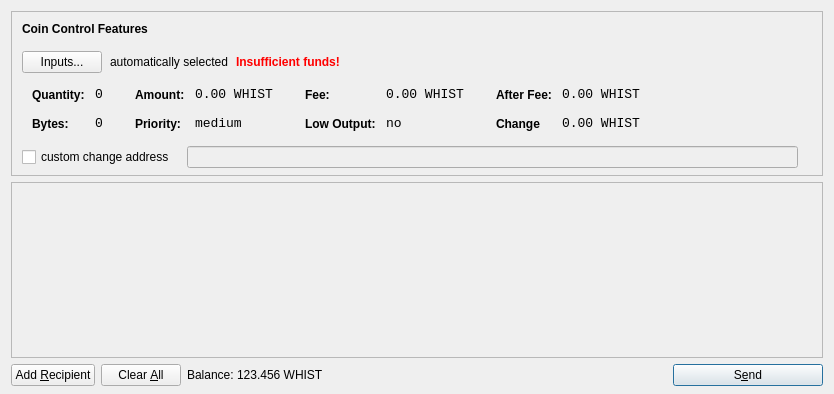
<?xml version="1.0" encoding="UTF-8"?>
<ui version="4.0">
 <class>SendCoinsDialog</class>
 <widget class="QDialog" name="SendCoinsDialog">
  <property name="geometry">
   <rect>
    <x>0</x>
    <y>0</y>
    <width>831</width>
    <height>394</height>
   </rect>
  </property>
  <property name="windowTitle">
   <string>Send Coins</string>
  </property>
  <layout class="QVBoxLayout" name="verticalLayout" stretch="0,1,0">
   <property name="bottomMargin">
    <number>8</number>
   </property>
   <item>
    <widget class="QFrame" name="frameCoinControl">
     <property name="sizePolicy">
      <sizepolicy hsizetype="Expanding" vsizetype="Expanding">
       <horstretch>0</horstretch>
       <verstretch>0</verstretch>
      </sizepolicy>
     </property>
     <property name="maximumSize">
      <size>
       <width>16777215</width>
       <height>16777215</height>
      </size>
     </property>
     <property name="frameShape">
      <enum>QFrame::StyledPanel</enum>
     </property>
     <property name="frameShadow">
      <enum>QFrame::Sunken</enum>
     </property>
     <layout class="QVBoxLayout" name="verticalLayoutCoinControl2">
      <property name="spacing">
       <number>6</number>
      </property>
      <property name="leftMargin">
       <number>0</number>
      </property>
      <property name="topMargin">
       <number>0</number>
      </property>
      <property name="rightMargin">
       <number>0</number>
      </property>
      <property name="bottomMargin">
       <number>6</number>
      </property>
      <item>
       <layout class="QVBoxLayout" name="verticalLayoutCoinControl" stretch="0,0,0,0,1">
        <property name="spacing">
         <number>0</number>
        </property>
        <property name="leftMargin">
         <number>10</number>
        </property>
        <property name="topMargin">
         <number>10</number>
        </property>
        <item>
         <layout class="QHBoxLayout" name="horizontalLayoutCoinControl1">
          <property name="bottomMargin">
           <number>15</number>
          </property>
          <item>
           <widget class="QLabel" name="labelCoinControlFeatures">
            <property name="sizePolicy">
             <sizepolicy hsizetype="Preferred" vsizetype="Maximum">
              <horstretch>0</horstretch>
              <verstretch>0</verstretch>
             </sizepolicy>
            </property>
            <property name="font">
             <font>
              <weight>75</weight>
              <bold>true</bold>
             </font>
            </property>
            <property name="styleSheet">
             <string notr="true">font-weight:bold;</string>
            </property>
            <property name="text">
             <string>Coin Control Features</string>
            </property>
           </widget>
          </item>
         </layout>
        </item>
        <item>
         <layout class="QHBoxLayout" name="horizontalLayoutCoinControl2" stretch="0,0,0,0">
          <property name="spacing">
           <number>8</number>
          </property>
          <property name="bottomMargin">
           <number>10</number>
          </property>
          <item>
           <widget class="QPushButton" name="pushButtonCoinControl">
            <property name="styleSheet">
             <string notr="true"/>
            </property>
            <property name="text">
             <string>Inputs...</string>
            </property>
           </widget>
          </item>
          <item>
           <widget class="QLabel" name="labelCoinControlAutomaticallySelected">
            <property name="text">
             <string>automatically selected</string>
            </property>
            <property name="margin">
             <number>5</number>
            </property>
           </widget>
          </item>
          <item>
           <widget class="QLabel" name="labelCoinControlInsuffFunds">
            <property name="font">
             <font>
              <weight>75</weight>
              <bold>true</bold>
             </font>
            </property>
            <property name="styleSheet">
             <string notr="true">color:red;font-weight:bold;</string>
            </property>
            <property name="text">
             <string>Insufficient funds!</string>
            </property>
            <property name="margin">
             <number>5</number>
            </property>
           </widget>
          </item>
          <item>
           <spacer name="horizontalSpacerCoinControl">
            <property name="orientation">
             <enum>Qt::Horizontal</enum>
            </property>
            <property name="sizeHint" stdset="0">
             <size>
              <width>40</width>
              <height>1</height>
             </size>
            </property>
           </spacer>
          </item>
         </layout>
        </item>
        <item>
         <widget class="QWidget" name="widgetCoinControl" native="true">
          <property name="sizePolicy">
           <sizepolicy hsizetype="Preferred" vsizetype="Preferred">
            <horstretch>0</horstretch>
            <verstretch>0</verstretch>
           </sizepolicy>
          </property>
          <property name="minimumSize">
           <size>
            <width>0</width>
            <height>0</height>
           </size>
          </property>
          <property name="styleSheet">
           <string notr="true"/>
          </property>
          <layout class="QHBoxLayout" name="horizontalLayoutCoinControl5">
           <property name="margin">
            <number>0</number>
           </property>
           <item>
            <layout class="QHBoxLayout" name="horizontalLayoutCoinControl3" stretch="0,0,0,1">
             <property name="spacing">
              <number>20</number>
             </property>
             <property name="topMargin">
              <number>0</number>
             </property>
             <property name="bottomMargin">
              <number>10</number>
             </property>
             <item>
              <layout class="QFormLayout" name="formLayoutCoinControl1">
               <property name="horizontalSpacing">
                <number>10</number>
               </property>
               <property name="verticalSpacing">
                <number>14</number>
               </property>
               <property name="leftMargin">
                <number>10</number>
               </property>
               <property name="topMargin">
                <number>4</number>
               </property>
               <property name="rightMargin">
                <number>6</number>
               </property>
               <item row="0" column="0">
                <widget class="QLabel" name="labelCoinControlQuantityText">
                 <property name="styleSheet">
                  <string notr="true">font-weight:bold;</string>
                 </property>
                 <property name="text">
                  <string>Quantity:</string>
                 </property>
                 <property name="margin">
                  <number>0</number>
                 </property>
                </widget>
               </item>
               <item row="0" column="1">
                <widget class="QLabel" name="labelCoinControlQuantity">
                 <property name="font">
                  <font>
                   <family>Monospace</family>
                   <pointsize>10</pointsize>
                  </font>
                 </property>
                 <property name="cursor">
                  <cursorShape>IBeamCursor</cursorShape>
                 </property>
                 <property name="contextMenuPolicy">
                  <enum>Qt::ActionsContextMenu</enum>
                 </property>
                 <property name="text">
                  <string>0</string>
                 </property>
                 <property name="margin">
                  <number>0</number>
                 </property>
                 <property name="textInteractionFlags">
                  <set>Qt::LinksAccessibleByMouse|Qt::TextSelectableByKeyboard|Qt::TextSelectableByMouse</set>
                 </property>
                </widget>
               </item>
               <item row="1" column="0">
                <widget class="QLabel" name="labelCoinControlBytesText">
                 <property name="styleSheet">
                  <string notr="true">font-weight:bold;</string>
                 </property>
                 <property name="text">
                  <string>Bytes:</string>
                 </property>
                </widget>
               </item>
               <item row="1" column="1">
                <widget class="QLabel" name="labelCoinControlBytes">
                 <property name="font">
                  <font>
                   <family>Monospace</family>
                   <pointsize>10</pointsize>
                  </font>
                 </property>
                 <property name="cursor">
                  <cursorShape>IBeamCursor</cursorShape>
                 </property>
                 <property name="contextMenuPolicy">
                  <enum>Qt::ActionsContextMenu</enum>
                 </property>
                 <property name="text">
                  <string>0</string>
                 </property>
                 <property name="textInteractionFlags">
                  <set>Qt::LinksAccessibleByMouse|Qt::TextSelectableByKeyboard|Qt::TextSelectableByMouse</set>
                 </property>
                </widget>
               </item>
              </layout>
             </item>
             <item>
              <layout class="QFormLayout" name="formLayoutCoinControl2">
               <property name="horizontalSpacing">
                <number>10</number>
               </property>
               <property name="verticalSpacing">
                <number>14</number>
               </property>
               <property name="leftMargin">
                <number>6</number>
               </property>
               <property name="topMargin">
                <number>4</number>
               </property>
               <property name="rightMargin">
                <number>6</number>
               </property>
               <item row="0" column="0">
                <widget class="QLabel" name="labelCoinControlAmountText">
                 <property name="styleSheet">
                  <string notr="true">font-weight:bold;</string>
                 </property>
                 <property name="text">
                  <string>Amount:</string>
                 </property>
                 <property name="margin">
                  <number>0</number>
                 </property>
                </widget>
               </item>
               <item row="0" column="1">
                <widget class="QLabel" name="labelCoinControlAmount">
                 <property name="font">
                  <font>
                   <family>Monospace</family>
                   <pointsize>10</pointsize>
                  </font>
                 </property>
                 <property name="cursor">
                  <cursorShape>IBeamCursor</cursorShape>
                 </property>
                 <property name="contextMenuPolicy">
                  <enum>Qt::ActionsContextMenu</enum>
                 </property>
                 <property name="text">
                  <string>0.00 WHIST</string>
                 </property>
                 <property name="textInteractionFlags">
                  <set>Qt::LinksAccessibleByMouse|Qt::TextSelectableByKeyboard|Qt::TextSelectableByMouse</set>
                 </property>
                </widget>
               </item>
               <item row="1" column="0">
                <widget class="QLabel" name="labelCoinControlPriorityText">
                 <property name="styleSheet">
                  <string notr="true">font-weight:bold;</string>
                 </property>
                 <property name="text">
                  <string>Priority:</string>
                 </property>
                </widget>
               </item>
               <item row="1" column="1">
                <widget class="QLabel" name="labelCoinControlPriority">
                 <property name="font">
                  <font>
                   <family>Monospace</family>
                   <pointsize>10</pointsize>
                  </font>
                 </property>
                 <property name="cursor">
                  <cursorShape>IBeamCursor</cursorShape>
                 </property>
                 <property name="contextMenuPolicy">
                  <enum>Qt::ActionsContextMenu</enum>
                 </property>
                 <property name="text">
                  <string>medium</string>
                 </property>
                 <property name="textInteractionFlags">
                  <set>Qt::LinksAccessibleByMouse|Qt::TextSelectableByKeyboard|Qt::TextSelectableByMouse</set>
                 </property>
                </widget>
               </item>
              </layout>
             </item>
             <item>
              <layout class="QFormLayout" name="formLayoutCoinControl3">
               <property name="horizontalSpacing">
                <number>10</number>
               </property>
               <property name="verticalSpacing">
                <number>14</number>
               </property>
               <property name="leftMargin">
                <number>6</number>
               </property>
               <property name="topMargin">
                <number>4</number>
               </property>
               <property name="rightMargin">
                <number>6</number>
               </property>
               <item row="0" column="0">
                <widget class="QLabel" name="labelCoinControlFeeText">
                 <property name="styleSheet">
                  <string notr="true">font-weight:bold;</string>
                 </property>
                 <property name="text">
                  <string>Fee:</string>
                 </property>
                 <property name="margin">
                  <number>0</number>
                 </property>
                </widget>
               </item>
               <item row="0" column="1">
                <widget class="QLabel" name="labelCoinControlFee">
                 <property name="font">
                  <font>
                   <family>Monospace</family>
                   <pointsize>10</pointsize>
                  </font>
                 </property>
                 <property name="cursor">
                  <cursorShape>IBeamCursor</cursorShape>
                 </property>
                 <property name="contextMenuPolicy">
                  <enum>Qt::ActionsContextMenu</enum>
                 </property>
                 <property name="text">
                  <string>0.00 WHIST</string>
                 </property>
                 <property name="textInteractionFlags">
                  <set>Qt::LinksAccessibleByMouse|Qt::TextSelectableByKeyboard|Qt::TextSelectableByMouse</set>
                 </property>
                </widget>
               </item>
               <item row="1" column="0">
                <widget class="QLabel" name="labelCoinControlLowOutputText">
                 <property name="styleSheet">
                  <string notr="true">font-weight:bold;</string>
                 </property>
                 <property name="text">
                  <string>Low Output:</string>
                 </property>
                </widget>
               </item>
               <item row="1" column="1">
                <widget class="QLabel" name="labelCoinControlLowOutput">
                 <property name="font">
                  <font>
                   <family>Monospace</family>
                   <pointsize>10</pointsize>
                  </font>
                 </property>
                 <property name="cursor">
                  <cursorShape>IBeamCursor</cursorShape>
                 </property>
                 <property name="contextMenuPolicy">
                  <enum>Qt::ActionsContextMenu</enum>
                 </property>
                 <property name="text">
                  <string>no</string>
                 </property>
                 <property name="textInteractionFlags">
                  <set>Qt::LinksAccessibleByMouse|Qt::TextSelectableByKeyboard|Qt::TextSelectableByMouse</set>
                 </property>
                </widget>
               </item>
              </layout>
             </item>
             <item>
              <layout class="QFormLayout" name="formLayoutCoinControl4">
               <property name="horizontalSpacing">
                <number>10</number>
               </property>
               <property name="verticalSpacing">
                <number>14</number>
               </property>
               <property name="leftMargin">
                <number>6</number>
               </property>
               <property name="topMargin">
                <number>4</number>
               </property>
               <property name="rightMargin">
                <number>6</number>
               </property>
               <item row="0" column="0">
                <widget class="QLabel" name="labelCoinControlAfterFeeText">
                 <property name="styleSheet">
                  <string notr="true">font-weight:bold;</string>
                 </property>
                 <property name="text">
                  <string>After Fee:</string>
                 </property>
                 <property name="margin">
                  <number>0</number>
                 </property>
                </widget>
               </item>
               <item row="0" column="1">
                <widget class="QLabel" name="labelCoinControlAfterFee">
                 <property name="font">
                  <font>
                   <family>Monospace</family>
                   <pointsize>10</pointsize>
                  </font>
                 </property>
                 <property name="cursor">
                  <cursorShape>IBeamCursor</cursorShape>
                 </property>
                 <property name="contextMenuPolicy">
                  <enum>Qt::ActionsContextMenu</enum>
                 </property>
                 <property name="text">
                  <string>0.00 WHIST</string>
                 </property>
                 <property name="textInteractionFlags">
                  <set>Qt::LinksAccessibleByMouse|Qt::TextSelectableByKeyboard|Qt::TextSelectableByMouse</set>
                 </property>
                </widget>
               </item>
               <item row="1" column="0">
                <widget class="QLabel" name="labelCoinControlChangeText">
                 <property name="styleSheet">
                  <string notr="true">font-weight:bold;</string>
                 </property>
                 <property name="text">
                  <string>Change</string>
                 </property>
                </widget>
               </item>
               <item row="1" column="1">
                <widget class="QLabel" name="labelCoinControlChange">
                 <property name="font">
                  <font>
                   <family>Monospace</family>
                   <pointsize>10</pointsize>
                  </font>
                 </property>
                 <property name="cursor">
                  <cursorShape>IBeamCursor</cursorShape>
                 </property>
                 <property name="contextMenuPolicy">
                  <enum>Qt::ActionsContextMenu</enum>
                 </property>
                 <property name="text">
                  <string>0.00 WHIST</string>
                 </property>
                 <property name="textInteractionFlags">
                  <set>Qt::LinksAccessibleByMouse|Qt::TextSelectableByKeyboard|Qt::TextSelectableByMouse</set>
                 </property>
                </widget>
               </item>
              </layout>
             </item>
            </layout>
           </item>
          </layout>
         </widget>
        </item>
        <item>
         <layout class="QHBoxLayout" name="horizontalLayoutCoinControl4" stretch="0,0,0">
          <property name="spacing">
           <number>12</number>
          </property>
          <property name="sizeConstraint">
           <enum>QLayout::SetDefaultConstraint</enum>
          </property>
          <property name="topMargin">
           <number>5</number>
          </property>
          <property name="rightMargin">
           <number>5</number>
          </property>
          <item>
           <widget class="QCheckBox" name="checkBoxCoinControlChange">
            <property name="text">
             <string>custom change address</string>
            </property>
           </widget>
          </item>
          <item>
           <widget class="QLineEdit" name="lineEditCoinControlChange">
            <property name="enabled">
             <bool>false</bool>
            </property>
            <property name="sizePolicy">
             <sizepolicy hsizetype="Expanding" vsizetype="Fixed">
              <horstretch>0</horstretch>
              <verstretch>0</verstretch>
             </sizepolicy>
            </property>
           </widget>
          </item>
          <item>
           <widget class="QLabel" name="labelCoinControlChangeLabel">
            <property name="sizePolicy">
             <sizepolicy hsizetype="Preferred" vsizetype="Expanding">
              <horstretch>0</horstretch>
              <verstretch>0</verstretch>
             </sizepolicy>
            </property>
            <property name="minimumSize">
             <size>
              <width>0</width>
              <height>0</height>
             </size>
            </property>
            <property name="text">
             <string/>
            </property>
            <property name="margin">
             <number>3</number>
            </property>
           </widget>
          </item>
         </layout>
        </item>
        <item>
         <spacer name="verticalSpacerCoinControl">
          <property name="orientation">
           <enum>Qt::Vertical</enum>
          </property>
          <property name="sizeHint" stdset="0">
           <size>
            <width>800</width>
            <height>1</height>
           </size>
          </property>
         </spacer>
        </item>
       </layout>
      </item>
     </layout>
    </widget>
   </item>
   <item>
    <widget class="QScrollArea" name="scrollArea">
     <property name="widgetResizable">
      <bool>true</bool>
     </property>
     <widget class="QWidget" name="scrollAreaWidgetContents">
      <property name="geometry">
       <rect>
        <x>0</x>
        <y>0</y>
        <width>811</width>
        <height>166</height>
       </rect>
      </property>
      <layout class="QVBoxLayout" name="verticalLayout_2">
       <property name="margin">
        <number>0</number>
       </property>
       <item>
        <layout class="QVBoxLayout" name="entries">
         <property name="spacing">
          <number>6</number>
         </property>
        </layout>
       </item>
       <item>
        <spacer name="verticalSpacer">
         <property name="orientation">
          <enum>Qt::Vertical</enum>
         </property>
         <property name="sizeHint" stdset="0">
          <size>
           <width>20</width>
           <height>40</height>
          </size>
         </property>
        </spacer>
       </item>
      </layout>
     </widget>
    </widget>
   </item>
   <item>
    <layout class="QHBoxLayout" name="horizontalLayout">
     <item>
      <widget class="QPushButton" name="addButton">
       <property name="toolTip">
        <string>Send to multiple recipients at once</string>
       </property>
       <property name="text">
        <string>Add &amp;Recipient</string>
       </property>
       <property name="icon">
        <iconset resource="../bitcoin.qrc">
         <normaloff>:/icons/add</normaloff>:/icons/add</iconset>
       </property>
       <property name="autoDefault">
        <bool>false</bool>
       </property>
      </widget>
     </item>
     <item>
      <widget class="QPushButton" name="clearButton">
       <property name="sizePolicy">
        <sizepolicy hsizetype="Minimum" vsizetype="Fixed">
         <horstretch>0</horstretch>
         <verstretch>0</verstretch>
        </sizepolicy>
       </property>
       <property name="toolTip">
        <string>Remove all transaction fields</string>
       </property>
       <property name="text">
        <string>Clear &amp;All</string>
       </property>
       <property name="icon">
        <iconset resource="../bitcoin.qrc">
         <normaloff>:/icons/remove</normaloff>:/icons/remove</iconset>
       </property>
       <property name="autoRepeatDelay">
        <number>300</number>
       </property>
       <property name="autoDefault">
        <bool>false</bool>
       </property>
      </widget>
     </item>
     <item>
      <layout class="QHBoxLayout" name="horizontalLayout_2">
       <property name="spacing">
        <number>3</number>
       </property>
       <item>
        <widget class="QLabel" name="label">
         <property name="sizePolicy">
          <sizepolicy hsizetype="Preferred" vsizetype="Fixed">
           <horstretch>0</horstretch>
           <verstretch>0</verstretch>
          </sizepolicy>
         </property>
         <property name="text">
          <string>Balance:</string>
         </property>
        </widget>
       </item>
       <item>
        <widget class="QLabel" name="labelBalance">
         <property name="sizePolicy">
          <sizepolicy hsizetype="Preferred" vsizetype="Fixed">
           <horstretch>0</horstretch>
           <verstretch>0</verstretch>
          </sizepolicy>
         </property>
         <property name="cursor">
          <cursorShape>IBeamCursor</cursorShape>
         </property>
         <property name="text">
          <string>123.456 WHIST</string>
         </property>
         <property name="textInteractionFlags">
          <set>Qt::LinksAccessibleByMouse|Qt::TextSelectableByKeyboard|Qt::TextSelectableByMouse</set>
         </property>
        </widget>
       </item>
      </layout>
     </item>
     <item>
      <spacer name="horizontalSpacer">
       <property name="orientation">
        <enum>Qt::Horizontal</enum>
       </property>
       <property name="sizeHint" stdset="0">
        <size>
         <width>40</width>
         <height>20</height>
        </size>
       </property>
      </spacer>
     </item>
     <item>
      <widget class="QPushButton" name="sendButton">
       <property name="minimumSize">
        <size>
         <width>150</width>
         <height>0</height>
        </size>
       </property>
       <property name="toolTip">
        <string>Confirm the send action</string>
       </property>
       <property name="text">
        <string>S&amp;end</string>
       </property>
       <property name="icon">
        <iconset resource="../bitcoin.qrc">
         <normaloff>:/icons/send</normaloff>:/icons/send</iconset>
       </property>
       <property name="default">
        <bool>true</bool>
       </property>
      </widget>
     </item>
    </layout>
   </item>
  </layout>
 </widget>
 <resources>
  <include location="../bitcoin.qrc"/>
 </resources>
 <connections/>
</ui>
